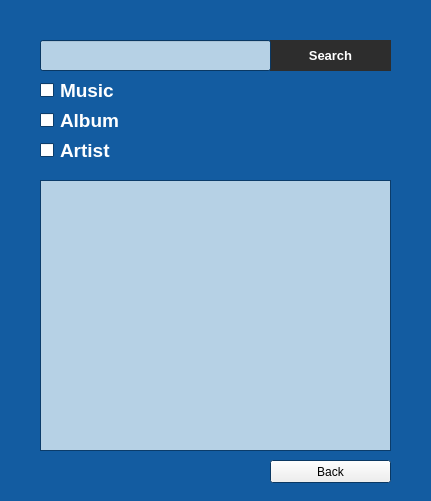
<?xml version="1.0" encoding="UTF-8"?>
<ui version="4.0">
 <class>Search</class>
 <widget class="QDialog" name="Search">
  <property name="geometry">
   <rect>
    <x>0</x>
    <y>0</y>
    <width>431</width>
    <height>501</height>
   </rect>
  </property>
  <property name="palette">
   <palette>
    <active>
     <colorrole role="Base">
      <brush brushstyle="SolidPattern">
       <color alpha="255">
        <red>255</red>
        <green>255</green>
        <blue>255</blue>
       </color>
      </brush>
     </colorrole>
     <colorrole role="Window">
      <brush brushstyle="SolidPattern">
       <color alpha="255">
        <red>14</red>
        <green>78</green>
        <blue>138</blue>
       </color>
      </brush>
     </colorrole>
    </active>
    <inactive>
     <colorrole role="Base">
      <brush brushstyle="SolidPattern">
       <color alpha="255">
        <red>255</red>
        <green>255</green>
        <blue>255</blue>
       </color>
      </brush>
     </colorrole>
     <colorrole role="Window">
      <brush brushstyle="SolidPattern">
       <color alpha="255">
        <red>14</red>
        <green>78</green>
        <blue>138</blue>
       </color>
      </brush>
     </colorrole>
    </inactive>
    <disabled>
     <colorrole role="Base">
      <brush brushstyle="SolidPattern">
       <color alpha="255">
        <red>14</red>
        <green>78</green>
        <blue>138</blue>
       </color>
      </brush>
     </colorrole>
     <colorrole role="Window">
      <brush brushstyle="SolidPattern">
       <color alpha="255">
        <red>14</red>
        <green>78</green>
        <blue>138</blue>
       </color>
      </brush>
     </colorrole>
    </disabled>
   </palette>
  </property>
  <property name="windowTitle">
   <string>Dialog</string>
  </property>
  <property name="autoFillBackground">
   <bool>true</bool>
  </property>
  <widget class="QTableView" name="table">
   <property name="geometry">
    <rect>
     <x>40</x>
     <y>180</y>
     <width>351</width>
     <height>271</height>
    </rect>
   </property>
   <property name="palette">
    <palette>
     <active>
      <colorrole role="Base">
       <brush brushstyle="SolidPattern">
        <color alpha="255">
         <red>182</red>
         <green>209</green>
         <blue>229</blue>
        </color>
       </brush>
      </colorrole>
     </active>
     <inactive>
      <colorrole role="Base">
       <brush brushstyle="SolidPattern">
        <color alpha="255">
         <red>182</red>
         <green>209</green>
         <blue>229</blue>
        </color>
       </brush>
      </colorrole>
     </inactive>
     <disabled>
      <colorrole role="Base">
       <brush brushstyle="SolidPattern">
        <color alpha="255">
         <red>33</red>
         <green>33</green>
         <blue>33</blue>
        </color>
       </brush>
      </colorrole>
     </disabled>
    </palette>
   </property>
  </widget>
  <widget class="QLineEdit" name="lineS">
   <property name="geometry">
    <rect>
     <x>40</x>
     <y>40</y>
     <width>231</width>
     <height>31</height>
    </rect>
   </property>
   <property name="palette">
    <palette>
     <active>
      <colorrole role="Button">
       <brush brushstyle="SolidPattern">
        <color alpha="255">
         <red>168</red>
         <green>201</green>
         <blue>241</blue>
        </color>
       </brush>
      </colorrole>
      <colorrole role="Base">
       <brush brushstyle="SolidPattern">
        <color alpha="255">
         <red>182</red>
         <green>209</green>
         <blue>229</blue>
        </color>
       </brush>
      </colorrole>
     </active>
     <inactive>
      <colorrole role="Button">
       <brush brushstyle="SolidPattern">
        <color alpha="255">
         <red>168</red>
         <green>201</green>
         <blue>241</blue>
        </color>
       </brush>
      </colorrole>
      <colorrole role="Base">
       <brush brushstyle="SolidPattern">
        <color alpha="255">
         <red>182</red>
         <green>209</green>
         <blue>229</blue>
        </color>
       </brush>
      </colorrole>
     </inactive>
     <disabled>
      <colorrole role="Button">
       <brush brushstyle="SolidPattern">
        <color alpha="255">
         <red>168</red>
         <green>201</green>
         <blue>241</blue>
        </color>
       </brush>
      </colorrole>
      <colorrole role="Base">
       <brush brushstyle="SolidPattern">
        <color alpha="255">
         <red>240</red>
         <green>240</green>
         <blue>240</blue>
        </color>
       </brush>
      </colorrole>
     </disabled>
    </palette>
   </property>
  </widget>
  <widget class="QHoverSensitiveButton" name="SearchB">
   <property name="geometry">
    <rect>
     <x>270</x>
     <y>40</y>
     <width>121</width>
     <height>31</height>
    </rect>
   </property>
   <property name="palette">
    <palette>
     <active>
      <colorrole role="Button">
       <brush brushstyle="SolidPattern">
        <color alpha="255">
         <red>0</red>
         <green>0</green>
         <blue>0</blue>
        </color>
       </brush>
      </colorrole>
      <colorrole role="Midlight">
       <brush brushstyle="SolidPattern">
        <color alpha="255">
         <red>45</red>
         <green>45</green>
         <blue>45</blue>
        </color>
       </brush>
      </colorrole>
      <colorrole role="ButtonText">
       <brush brushstyle="SolidPattern">
        <color alpha="255">
         <red>255</red>
         <green>255</green>
         <blue>255</blue>
        </color>
       </brush>
      </colorrole>
      <colorrole role="Base">
       <brush brushstyle="SolidPattern">
        <color alpha="255">
         <red>45</red>
         <green>45</green>
         <blue>45</blue>
        </color>
       </brush>
      </colorrole>
     </active>
     <inactive>
      <colorrole role="Button">
       <brush brushstyle="SolidPattern">
        <color alpha="255">
         <red>0</red>
         <green>0</green>
         <blue>0</blue>
        </color>
       </brush>
      </colorrole>
      <colorrole role="Midlight">
       <brush brushstyle="SolidPattern">
        <color alpha="255">
         <red>45</red>
         <green>45</green>
         <blue>45</blue>
        </color>
       </brush>
      </colorrole>
      <colorrole role="ButtonText">
       <brush brushstyle="SolidPattern">
        <color alpha="255">
         <red>255</red>
         <green>255</green>
         <blue>255</blue>
        </color>
       </brush>
      </colorrole>
      <colorrole role="Base">
       <brush brushstyle="SolidPattern">
        <color alpha="255">
         <red>45</red>
         <green>45</green>
         <blue>45</blue>
        </color>
       </brush>
      </colorrole>
     </inactive>
     <disabled>
      <colorrole role="Button">
       <brush brushstyle="SolidPattern">
        <color alpha="255">
         <red>0</red>
         <green>0</green>
         <blue>0</blue>
        </color>
       </brush>
      </colorrole>
      <colorrole role="Midlight">
       <brush brushstyle="SolidPattern">
        <color alpha="255">
         <red>45</red>
         <green>45</green>
         <blue>45</blue>
        </color>
       </brush>
      </colorrole>
      <colorrole role="ButtonText">
       <brush brushstyle="SolidPattern">
        <color alpha="255">
         <red>120</red>
         <green>120</green>
         <blue>120</blue>
        </color>
       </brush>
      </colorrole>
      <colorrole role="Base">
       <brush brushstyle="SolidPattern">
        <color alpha="255">
         <red>14</red>
         <green>78</green>
         <blue>138</blue>
        </color>
       </brush>
      </colorrole>
     </disabled>
    </palette>
   </property>
   <property name="font">
    <font>
     <pointsize>10</pointsize>
     <weight>75</weight>
     <bold>true</bold>
    </font>
   </property>
   <property name="autoFillBackground">
    <bool>false</bool>
   </property>
   <property name="styleSheet">
    <string notr="true">#SearchB{
border-image: url(:off.png);
border: none;
background-repeat: none;
}
#SearchB:pressed
{
   border-image: url(:on.png);
}</string>
   </property>
   <property name="text">
    <string>Search</string>
   </property>
   <property name="checkable">
    <bool>false</bool>
   </property>
  </widget>
  <widget class="QLabel" name="label">
   <property name="geometry">
    <rect>
     <x>0</x>
     <y>0</y>
     <width>431</width>
     <height>501</height>
    </rect>
   </property>
   <property name="palette">
    <palette>
     <active>
      <colorrole role="Base">
       <brush brushstyle="SolidPattern">
        <color alpha="255">
         <red>255</red>
         <green>255</green>
         <blue>255</blue>
        </color>
       </brush>
      </colorrole>
      <colorrole role="Window">
       <brush brushstyle="SolidPattern">
        <color alpha="255">
         <red>19</red>
         <green>92</green>
         <blue>161</blue>
        </color>
       </brush>
      </colorrole>
     </active>
     <inactive>
      <colorrole role="Base">
       <brush brushstyle="SolidPattern">
        <color alpha="255">
         <red>255</red>
         <green>255</green>
         <blue>255</blue>
        </color>
       </brush>
      </colorrole>
      <colorrole role="Window">
       <brush brushstyle="SolidPattern">
        <color alpha="255">
         <red>19</red>
         <green>92</green>
         <blue>161</blue>
        </color>
       </brush>
      </colorrole>
     </inactive>
     <disabled>
      <colorrole role="Base">
       <brush brushstyle="SolidPattern">
        <color alpha="255">
         <red>19</red>
         <green>92</green>
         <blue>161</blue>
        </color>
       </brush>
      </colorrole>
      <colorrole role="Window">
       <brush brushstyle="SolidPattern">
        <color alpha="255">
         <red>19</red>
         <green>92</green>
         <blue>161</blue>
        </color>
       </brush>
      </colorrole>
     </disabled>
    </palette>
   </property>
   <property name="autoFillBackground">
    <bool>true</bool>
   </property>
   <property name="text">
    <string/>
   </property>
   <property name="scaledContents">
    <bool>false</bool>
   </property>
  </widget>
  <widget class="QLabel" name="label_2">
   <property name="geometry">
    <rect>
     <x>270</x>
     <y>40</y>
     <width>121</width>
     <height>31</height>
    </rect>
   </property>
   <property name="palette">
    <palette>
     <active>
      <colorrole role="Base">
       <brush brushstyle="SolidPattern">
        <color alpha="255">
         <red>45</red>
         <green>45</green>
         <blue>45</blue>
        </color>
       </brush>
      </colorrole>
      <colorrole role="Window">
       <brush brushstyle="SolidPattern">
        <color alpha="255">
         <red>45</red>
         <green>45</green>
         <blue>45</blue>
        </color>
       </brush>
      </colorrole>
     </active>
     <inactive>
      <colorrole role="Base">
       <brush brushstyle="SolidPattern">
        <color alpha="255">
         <red>45</red>
         <green>45</green>
         <blue>45</blue>
        </color>
       </brush>
      </colorrole>
      <colorrole role="Window">
       <brush brushstyle="SolidPattern">
        <color alpha="255">
         <red>45</red>
         <green>45</green>
         <blue>45</blue>
        </color>
       </brush>
      </colorrole>
     </inactive>
     <disabled>
      <colorrole role="Base">
       <brush brushstyle="SolidPattern">
        <color alpha="255">
         <red>45</red>
         <green>45</green>
         <blue>45</blue>
        </color>
       </brush>
      </colorrole>
      <colorrole role="Window">
       <brush brushstyle="SolidPattern">
        <color alpha="255">
         <red>45</red>
         <green>45</green>
         <blue>45</blue>
        </color>
       </brush>
      </colorrole>
     </disabled>
    </palette>
   </property>
   <property name="autoFillBackground">
    <bool>true</bool>
   </property>
   <property name="text">
    <string/>
   </property>
  </widget>
  <widget class="QCheckBox" name="musicCh">
   <property name="geometry">
    <rect>
     <x>40</x>
     <y>80</y>
     <width>41</width>
     <height>21</height>
    </rect>
   </property>
   <property name="text">
    <string/>
   </property>
  </widget>
  <widget class="QLabel" name="label_3">
   <property name="geometry">
    <rect>
     <x>60</x>
     <y>80</y>
     <width>61</width>
     <height>20</height>
    </rect>
   </property>
   <property name="palette">
    <palette>
     <active>
      <colorrole role="WindowText">
       <brush brushstyle="SolidPattern">
        <color alpha="255">
         <red>255</red>
         <green>255</green>
         <blue>255</blue>
        </color>
       </brush>
      </colorrole>
     </active>
     <inactive>
      <colorrole role="WindowText">
       <brush brushstyle="SolidPattern">
        <color alpha="255">
         <red>255</red>
         <green>255</green>
         <blue>255</blue>
        </color>
       </brush>
      </colorrole>
     </inactive>
     <disabled>
      <colorrole role="WindowText">
       <brush brushstyle="SolidPattern">
        <color alpha="255">
         <red>120</red>
         <green>120</green>
         <blue>120</blue>
        </color>
       </brush>
      </colorrole>
     </disabled>
    </palette>
   </property>
   <property name="font">
    <font>
     <family>Arial</family>
     <pointsize>14</pointsize>
     <weight>75</weight>
     <bold>true</bold>
    </font>
   </property>
   <property name="text">
    <string>Music</string>
   </property>
  </widget>
  <widget class="QLabel" name="label_4">
   <property name="geometry">
    <rect>
     <x>60</x>
     <y>110</y>
     <width>61</width>
     <height>20</height>
    </rect>
   </property>
   <property name="palette">
    <palette>
     <active>
      <colorrole role="WindowText">
       <brush brushstyle="SolidPattern">
        <color alpha="255">
         <red>255</red>
         <green>255</green>
         <blue>255</blue>
        </color>
       </brush>
      </colorrole>
     </active>
     <inactive>
      <colorrole role="WindowText">
       <brush brushstyle="SolidPattern">
        <color alpha="255">
         <red>255</red>
         <green>255</green>
         <blue>255</blue>
        </color>
       </brush>
      </colorrole>
     </inactive>
     <disabled>
      <colorrole role="WindowText">
       <brush brushstyle="SolidPattern">
        <color alpha="255">
         <red>120</red>
         <green>120</green>
         <blue>120</blue>
        </color>
       </brush>
      </colorrole>
     </disabled>
    </palette>
   </property>
   <property name="font">
    <font>
     <family>Arial</family>
     <pointsize>14</pointsize>
     <weight>75</weight>
     <bold>true</bold>
    </font>
   </property>
   <property name="text">
    <string>Album</string>
   </property>
  </widget>
  <widget class="QCheckBox" name="albumCh">
   <property name="geometry">
    <rect>
     <x>40</x>
     <y>110</y>
     <width>41</width>
     <height>21</height>
    </rect>
   </property>
   <property name="text">
    <string/>
   </property>
  </widget>
  <widget class="QLabel" name="label_5">
   <property name="geometry">
    <rect>
     <x>60</x>
     <y>140</y>
     <width>61</width>
     <height>20</height>
    </rect>
   </property>
   <property name="palette">
    <palette>
     <active>
      <colorrole role="WindowText">
       <brush brushstyle="SolidPattern">
        <color alpha="255">
         <red>255</red>
         <green>255</green>
         <blue>255</blue>
        </color>
       </brush>
      </colorrole>
     </active>
     <inactive>
      <colorrole role="WindowText">
       <brush brushstyle="SolidPattern">
        <color alpha="255">
         <red>255</red>
         <green>255</green>
         <blue>255</blue>
        </color>
       </brush>
      </colorrole>
     </inactive>
     <disabled>
      <colorrole role="WindowText">
       <brush brushstyle="SolidPattern">
        <color alpha="255">
         <red>120</red>
         <green>120</green>
         <blue>120</blue>
        </color>
       </brush>
      </colorrole>
     </disabled>
    </palette>
   </property>
   <property name="font">
    <font>
     <family>Arial</family>
     <pointsize>14</pointsize>
     <weight>75</weight>
     <bold>true</bold>
    </font>
   </property>
   <property name="text">
    <string>Artist</string>
   </property>
  </widget>
  <widget class="QCheckBox" name="artistCh">
   <property name="geometry">
    <rect>
     <x>40</x>
     <y>140</y>
     <width>41</width>
     <height>21</height>
    </rect>
   </property>
   <property name="text">
    <string/>
   </property>
  </widget>
  <widget class="QPushButton" name="pushButton">
   <property name="geometry">
    <rect>
     <x>270</x>
     <y>460</y>
     <width>121</width>
     <height>23</height>
    </rect>
   </property>
   <property name="text">
    <string>Back</string>
   </property>
  </widget>
  <zorder>label</zorder>
  <zorder>label_2</zorder>
  <zorder>table</zorder>
  <zorder>lineS</zorder>
  <zorder>SearchB</zorder>
  <zorder>musicCh</zorder>
  <zorder>label_3</zorder>
  <zorder>label_4</zorder>
  <zorder>albumCh</zorder>
  <zorder>label_5</zorder>
  <zorder>artistCh</zorder>
  <zorder>pushButton</zorder>
 </widget>
 <customwidgets>
  <customwidget>
   <class>QHoverSensitiveButton</class>
   <extends>QPushButton</extends>
   <header>qhoversensitivebutton.h</header>
  </customwidget>
 </customwidgets>
 <resources/>
 <connections/>
</ui>
